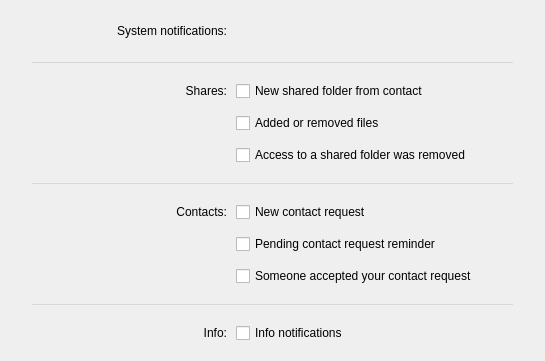
<?xml version="1.0" encoding="UTF-8"?>
<ui version="4.0">
 <class>NotificationsSettings</class>
 <widget class="QWidget" name="NotificationsSettings">
  <property name="geometry">
   <rect>
    <x>0</x>
    <y>0</y>
    <width>545</width>
    <height>361</height>
   </rect>
  </property>
  <property name="windowTitle">
   <string notr="true"/>
  </property>
  <property name="styleSheet">
   <string notr="true">#wSeparatorShares, #wSeparatorContacts, #wSeparatorInfo
{
background-color: rgba(0,0,0,0.1);
}


</string>
  </property>
  <layout class="QVBoxLayout" name="verticalLayout">
   <property name="spacing">
    <number>0</number>
   </property>
   <property name="leftMargin">
    <number>32</number>
   </property>
   <property name="topMargin">
    <number>0</number>
   </property>
   <property name="rightMargin">
    <number>32</number>
   </property>
   <property name="bottomMargin">
    <number>0</number>
   </property>
   <item>
    <layout class="QGridLayout" name="glAccountNotifications" columnminimumwidth="200,0">
     <property name="topMargin">
      <number>0</number>
     </property>
     <property name="horizontalSpacing">
      <number>4</number>
     </property>
     <item row="0" column="0">
      <widget class="QLabel" name="GeneralSwitchLabel">
       <property name="minimumSize">
        <size>
         <width>195</width>
         <height>0</height>
        </size>
       </property>
       <property name="maximumSize">
        <size>
         <width>195</width>
         <height>16777215</height>
        </size>
       </property>
       <property name="text">
        <string>System notifications:</string>
       </property>
       <property name="alignment">
        <set>Qt::AlignRight|Qt::AlignTrailing|Qt::AlignVCenter</set>
       </property>
       <property name="wordWrap">
        <bool>true</bool>
       </property>
      </widget>
     </item>
     <item row="0" column="1" alignment="Qt::AlignLeft">
      <widget class="QWidget" name="GeneralSwithContainer" native="true">
       <property name="minimumSize">
        <size>
         <width>0</width>
         <height>0</height>
        </size>
       </property>
       <property name="NotificationType" stdset="0">
        <UInt>0</UInt>
       </property>
       <layout class="QHBoxLayout" name="GeneralSwitchLayout">
        <property name="spacing">
         <number>0</number>
        </property>
        <property name="leftMargin">
         <number>0</number>
        </property>
        <property name="topMargin">
         <number>0</number>
        </property>
        <property name="rightMargin">
         <number>0</number>
        </property>
        <property name="bottomMargin">
         <number>0</number>
        </property>
        <item>
         <widget class="SwitchButton" name="GeneralSwitch" native="true"/>
        </item>
       </layout>
      </widget>
     </item>
    </layout>
   </item>
   <item>
    <widget class="QWidget" name="NotificationSettingCheckboxes" native="true">
     <layout class="QVBoxLayout" name="verticalLayout_2">
      <property name="spacing">
       <number>0</number>
      </property>
      <property name="leftMargin">
       <number>0</number>
      </property>
      <property name="topMargin">
       <number>0</number>
      </property>
      <property name="rightMargin">
       <number>0</number>
      </property>
      <property name="bottomMargin">
       <number>0</number>
      </property>
      <item>
       <widget class="QWidget" name="wSeparatorShares" native="true">
        <property name="minimumSize">
         <size>
          <width>0</width>
          <height>1</height>
         </size>
        </property>
        <property name="maximumSize">
         <size>
          <width>16777215</width>
          <height>1</height>
         </size>
        </property>
        <property name="IconSize" stdset="0">
         <size>
          <width>576</width>
          <height>1</height>
         </size>
        </property>
       </widget>
      </item>
      <item>
       <layout class="QGridLayout" name="glShares" columnstretch="0,0" columnminimumwidth="200,0">
        <property name="topMargin">
         <number>18</number>
        </property>
        <property name="bottomMargin">
         <number>18</number>
        </property>
        <property name="horizontalSpacing">
         <number>4</number>
        </property>
        <property name="verticalSpacing">
         <number>12</number>
        </property>
        <item row="3" column="1" alignment="Qt::AlignLeft">
         <widget class="QCheckBox" name="AddOrRemovedFilesCheck">
          <property name="text">
           <string>Added or removed files</string>
          </property>
          <property name="NotificationType" stdset="0">
           <UInt>2</UInt>
          </property>
         </widget>
        </item>
        <item row="4" column="1" alignment="Qt::AlignLeft">
         <widget class="QCheckBox" name="RemovedAcccessCheck">
          <property name="text">
           <string>Access to a shared folder was removed</string>
          </property>
          <property name="NotificationType" stdset="0">
           <UInt>3</UInt>
          </property>
         </widget>
        </item>
        <item row="0" column="1" rowspan="3">
         <widget class="QCheckBox" name="NewSharedCheck">
          <property name="text">
           <string>New shared folder from contact</string>
          </property>
          <property name="NotificationType" stdset="0">
           <UInt>1</UInt>
          </property>
         </widget>
        </item>
        <item row="0" column="0" rowspan="3">
         <widget class="QLabel" name="SharesLabel">
          <property name="minimumSize">
           <size>
            <width>195</width>
            <height>0</height>
           </size>
          </property>
          <property name="maximumSize">
           <size>
            <width>195</width>
            <height>16777215</height>
           </size>
          </property>
          <property name="text">
           <string>Shares:</string>
          </property>
          <property name="alignment">
           <set>Qt::AlignRight|Qt::AlignTrailing|Qt::AlignVCenter</set>
          </property>
         </widget>
        </item>
       </layout>
      </item>
      <item>
       <widget class="QWidget" name="wSeparatorContacts" native="true">
        <property name="minimumSize">
         <size>
          <width>0</width>
          <height>1</height>
         </size>
        </property>
        <property name="maximumSize">
         <size>
          <width>16777215</width>
          <height>1</height>
         </size>
        </property>
        <property name="IconSize" stdset="0">
         <size>
          <width>576</width>
          <height>1</height>
         </size>
        </property>
       </widget>
      </item>
      <item>
       <layout class="QGridLayout" name="glContacts" columnminimumwidth="200,0">
        <property name="topMargin">
         <number>18</number>
        </property>
        <property name="bottomMargin">
         <number>18</number>
        </property>
        <property name="horizontalSpacing">
         <number>4</number>
        </property>
        <property name="verticalSpacing">
         <number>12</number>
        </property>
        <item row="0" column="0">
         <widget class="QLabel" name="ContactLabel">
          <property name="minimumSize">
           <size>
            <width>195</width>
            <height>0</height>
           </size>
          </property>
          <property name="maximumSize">
           <size>
            <width>195</width>
            <height>16777215</height>
           </size>
          </property>
          <property name="text">
           <string>Contacts:</string>
          </property>
          <property name="alignment">
           <set>Qt::AlignRight|Qt::AlignTrailing|Qt::AlignVCenter</set>
          </property>
         </widget>
        </item>
        <item row="0" column="1">
         <widget class="QCheckBox" name="NewContactCheck">
          <property name="text">
           <string>New contact request</string>
          </property>
          <property name="NotificationType" stdset="0">
           <UInt>4</UInt>
          </property>
         </widget>
        </item>
        <item row="1" column="1">
         <widget class="QCheckBox" name="ContactReminderCheck">
          <property name="text">
           <string>Pending contact request reminder</string>
          </property>
          <property name="NotificationType" stdset="0">
           <UInt>5</UInt>
          </property>
         </widget>
        </item>
        <item row="2" column="1">
         <widget class="QCheckBox" name="ContactAceptedCheck">
          <property name="text">
           <string>Someone accepted your contact request</string>
          </property>
          <property name="NotificationType" stdset="0">
           <UInt>6</UInt>
          </property>
         </widget>
        </item>
       </layout>
      </item>
      <item>
       <widget class="QWidget" name="wSeparatorInfo" native="true">
        <property name="minimumSize">
         <size>
          <width>0</width>
          <height>1</height>
         </size>
        </property>
        <property name="maximumSize">
         <size>
          <width>16777215</width>
          <height>1</height>
         </size>
        </property>
        <property name="IconSize" stdset="0">
         <size>
          <width>576</width>
          <height>1</height>
         </size>
        </property>
       </widget>
      </item>
      <item>
       <layout class="QGridLayout" name="glInfo" columnstretch="0,0" columnminimumwidth="200,0">
        <property name="sizeConstraint">
         <enum>QLayout::SetDefaultConstraint</enum>
        </property>
        <property name="topMargin">
         <number>18</number>
        </property>
        <property name="bottomMargin">
         <number>18</number>
        </property>
        <property name="horizontalSpacing">
         <number>4</number>
        </property>
        <property name="verticalSpacing">
         <number>12</number>
        </property>
        <item row="0" column="0" rowspan="2">
         <widget class="QLabel" name="InfoLabel">
          <property name="minimumSize">
           <size>
            <width>195</width>
            <height>0</height>
           </size>
          </property>
          <property name="maximumSize">
           <size>
            <width>195</width>
            <height>16777215</height>
           </size>
          </property>
          <property name="text">
           <string>Info:</string>
          </property>
          <property name="alignment">
           <set>Qt::AlignRight|Qt::AlignTrailing|Qt::AlignVCenter</set>
          </property>
         </widget>
        </item>
        <item row="0" column="1" rowspan="2">
         <widget class="QCheckBox" name="DesktopCheck">
          <property name="text">
           <string>Info notifications</string>
          </property>
          <property name="NotificationType" stdset="0">
           <UInt>7</UInt>
          </property>
         </widget>
        </item>
       </layout>
      </item>
     </layout>
    </widget>
   </item>
  </layout>
 </widget>
 <customwidgets>
  <customwidget>
   <class>SwitchButton</class>
   <extends>QWidget</extends>
   <header location="global">SwitchButton.h</header>
   <container>1</container>
  </customwidget>
 </customwidgets>
 <tabstops>
  <tabstop>NewSharedCheck</tabstop>
  <tabstop>AddOrRemovedFilesCheck</tabstop>
  <tabstop>RemovedAcccessCheck</tabstop>
  <tabstop>NewContactCheck</tabstop>
  <tabstop>ContactReminderCheck</tabstop>
  <tabstop>ContactAceptedCheck</tabstop>
  <tabstop>DesktopCheck</tabstop>
 </tabstops>
 <resources/>
 <connections/>
</ui>
